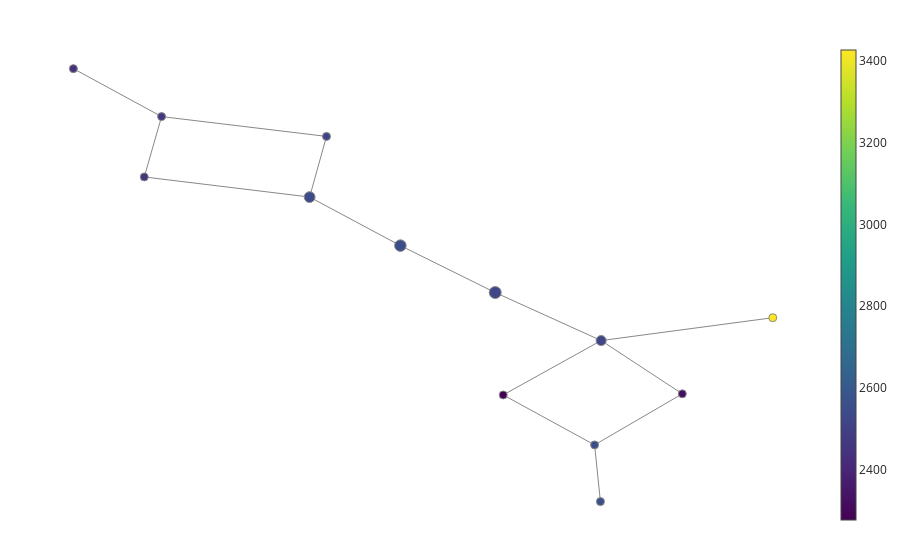

The cell this chart's notebook holds for it:
### Markdown cell above
Here is a plot of the resulting mapper graph with default options.

### Code cell
fig = plot_static_mapper_graph(pipe, data)
fig.show(config={'scrollZoom': True})

### Figure 1 — Plotly figure (JSON) as saved in the notebook; plotly's stock layout.template omitted (floating-point values rounded to 4 significant figures)
{"data": [{"hoverinfo": "none", "line": {"color": "#888", "width": 1}, "mode": "lines", "name": "edge_trace", "type": "scatter", "uid": "a04a55cb-0333-4cf4-aa5a-97eee2cfeb26", "x": [0.4945, 0.728, null, 0.4945, 0.7448, null, 0.4741, 0.2317, null, 0.4741, 0.7448, null, 0.2317, -0.0001003, null, 0.04296, -0.0001003, null, 0.04296, -0.3784, null, -0.6038, -0.3784, null, -0.0001003, -0.4227, null, 0.728, 0.7429, null, 0.728, 0.9521, null, -0.4227, -0.3784, null, 0.7448, 0.9521, null, 0.7448, 1.183, null], "y": [-0.7075, -1.075, null, -0.7075, -0.3078, null, 0.04513, 0.3901, null, 0.04513, -0.3078, null, 0.3901, 0.747, null, 1.193, 0.747, null, 1.193, 1.339, null, 1.691, 1.339, null, 0.747, 0.8949, null, -1.075, -1.492, null, -1.075, -0.6993, null, 0.8949, 1.339, null, -0.3078, -0.6993, null, -0.3078, -0.1398, null]}, {"hoverinfo": "text", "hovertext": ["Node ID: 0<br>Pullback set label: 2<br>Partial cluster label: 0<br>Node size: 149<br>Summary statistic: 2280.0", "Node ID: 1<br>Pullback set label: 4<br>Partial cluster label: 0<br>Node size: 1330<br>Summary statistic: 2520.0", "Node ID: 2<br>Pullback set label: 5<br>Partial cluster label: 0<br>Node size: 1230<br>Summary statistic: 2550.0", "Node ID: 3<br>Pullback set label: 7<br>Partial cluster label: 0<br>Node size: 146<br>Summary statistic: 2510.0", "Node ID: 4<br>Pullback set label: 9<br>Partial cluster label: 0<br>Node size: 504<br>Summary statistic: 2440.0", "Node ID: 5<br>Pullback set label: 6<br>Partial cluster label: 0<br>Node size: 1081<br>Summary statistic: 2540.0", "Node ID: 6<br>Pullback set label: 1<br>Partial cluster label: 0<br>Node size: 458<br>Summary statistic: 2550.0", "Node ID: 7<br>Pullback set label: 7<br>Partial cluster label: 1<br>Node size: 163<br>Summary statistic: 2450.0", "Node ID: 8<br>Pullback set label: 8<br>Partial cluster label: 0<br>Node size: 414<br>Summary statistic: 2470.0", "Node ID: 9<br>Pullback set label: 0<br>Partial cluster label: 0<br>Node size: 444<br>Summary statistic: 2560.0", "Node ID: 10<br>Pullback set label: 3<br>Partial cluster label: 0<br>Node size: 933<br>Summary statistic: 2530.0", "Node ID: 11<br>Pullback set label: 2<br>Partial cluster label: 1<br>Node size: 153<br>Summary statistic: 2330.0", "Node ID: 12<br>Pullback set label: 2<br>Partial cluster label: 2<br>Node size: 6<br>Summary statistic: 3430.0"], "marker": {"color": [2277.0, 2524.0, 2548.0, 2508.0, 2439.0, 2541.0, 2548.0, 2453.0, 2466.0, 2556.0, 2526.0, 2328.0, 3427.0], "colorbar": {"thickness": 15, "title": {"side": "right", "text": ""}, "xanchor": "left"}, "colorscale": [[0, "#440154"], [0.1111, "#482878"], [0.2222, "#3e4989"], [0.3333, "#31688e"], [0.4444, "#26828e"], [0.5556, "#1f9e89"], [0.6667, "#35b779"], [0.7778, "#6ece58"], [0.8889, "#b5de2b"], [1, "#fde725"]], "line": {"color": "#888", "width": 1}, "opacity": 1, "reversescale": false, "showscale": true, "size": [149, 1330, 1230, 146, 504, 1081, 458, 163, 414, 444, 933, 153, 6], "sizemin": 4, "sizemode": "area", "sizeref": 18.47}, "mode": "markers", "name": "node_trace", "type": "scatter", "uid": "5875f566-663e-4752-9e6d-6e3c8c39de79", "x": [0.4945, 0.4741, 0.2317, 0.04296, -0.6038, -0.0001003, 0.728, -0.4227, -0.3784, 0.7429, 0.7448, 0.9521, 1.183], "y": [-0.7075, 0.04513, 0.3901, 1.193, 1.691, 0.747, -1.075, 0.8949, 1.339, -1.492, -0.3078, -0.6993, -0.1398]}], "layout": {"autosize": false, "hovermode": "closest", "margin": {"b": 20, "l": 5, "r": 5, "t": 40}, "showlegend": false, "title": {"text": ""}, "xaxis": {"showgrid": false, "showline": false, "showticklabels": false, "ticks": "", "title": {"text": ""}, "zeroline": false}, "yaxis": {"showgrid": false, "showline": false, "showticklabels": false, "ticks": "", "title": {"text": ""}, "zeroline": false}}}
